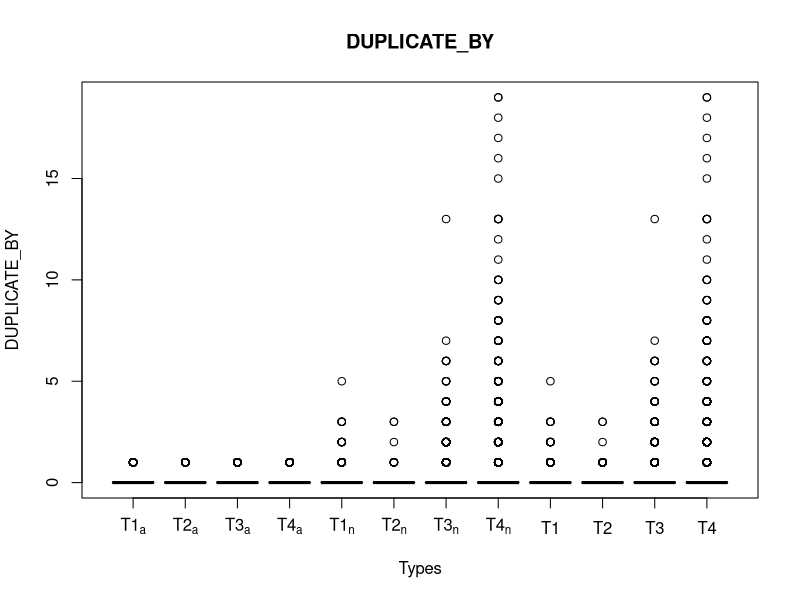
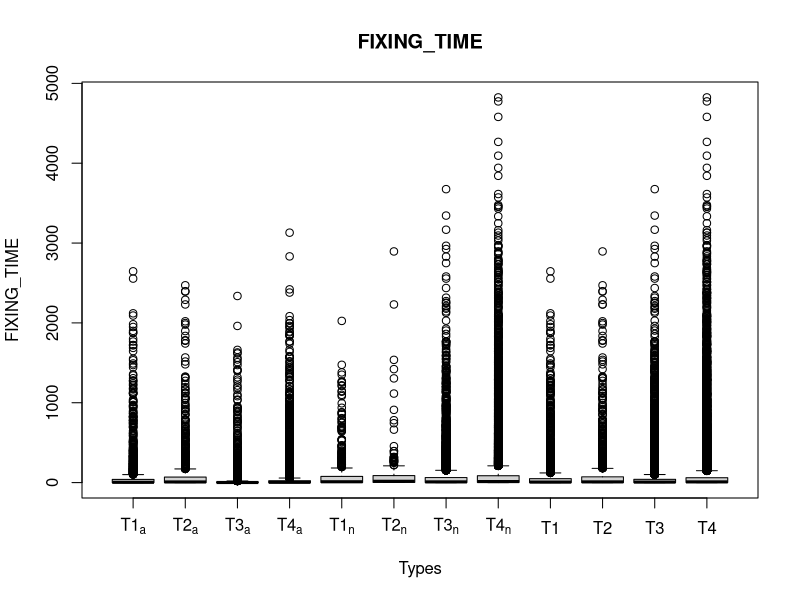
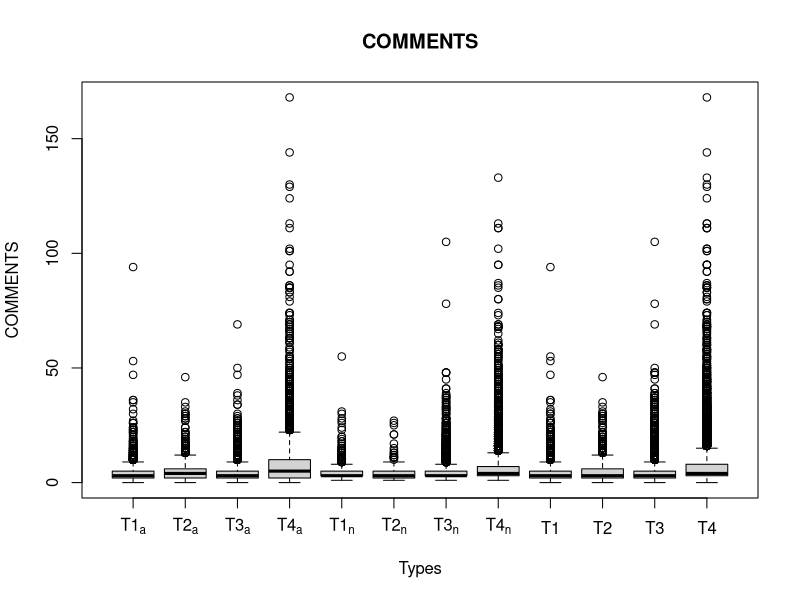
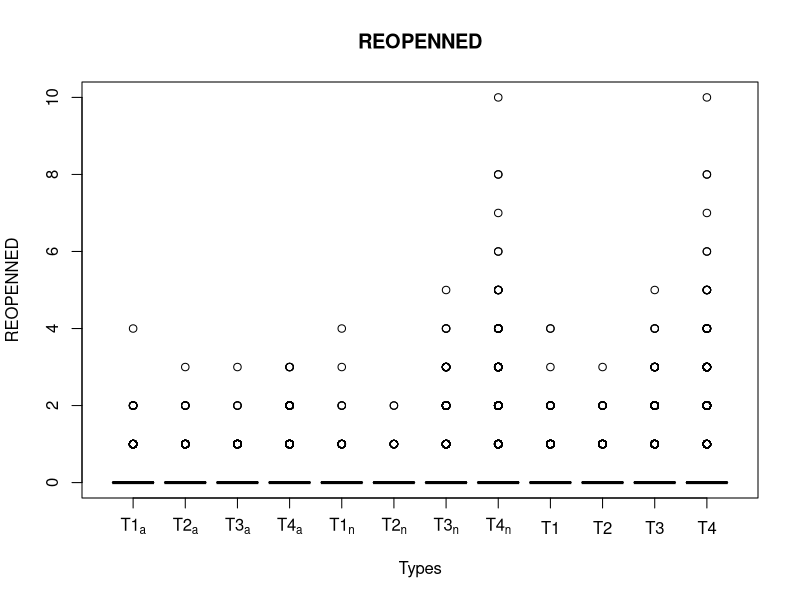
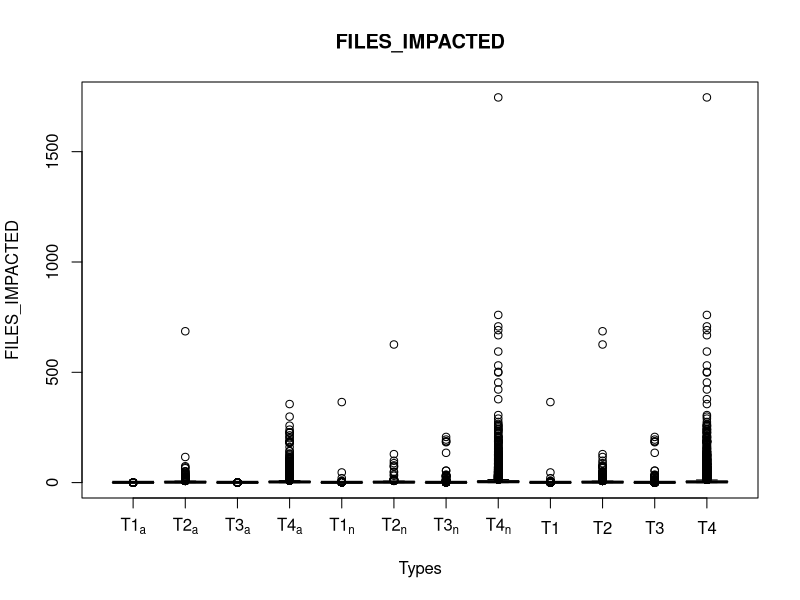

Generate these figures, in order, with R: (Note: this script raises an error after producing the figures.)
#!/usr/bin/env Rscript

#File reading and variables declarations
apache.t1 <- read.csv(file="ap_t1.csv",head=TRUE,sep=",")
apache.t2 <- read.csv(file="ap_t2.csv",head=TRUE,sep=",")
apache.t3 <- read.csv(file="ap_t3.csv",head=TRUE,sep=",")
apache.t4 <- read.csv(file="ap_t4.csv",head=TRUE,sep=",")
apache.t1t2 <- rbind(apache.t1, apache.t2)
apache.t1t3 <- rbind(apache.t1, apache.t3)
apache.t1t4 <- rbind(apache.t1, apache.t4)
apache.t3t4 <- rbind(apache.t3, apache.t4)
apache.t2t4 <- rbind(apache.t2, apache.t4)
apache.t2t3 <- rbind(apache.t2, apache.t3)

netbeans.t1 <- read.csv(file="nb_t1.csv",head=TRUE,sep=",")
netbeans.t2 <- read.csv(file="nb_t2.csv",head=TRUE,sep=",")
netbeans.t3 <- read.csv(file="nb_t3.csv",head=TRUE,sep=",")
netbeans.t4 <- read.csv(file="nb_t4.csv",head=TRUE,sep=",")
netbeans.t1t2 <- rbind(netbeans.t1, netbeans.t2)
netbeans.t1t3 <- rbind(netbeans.t1, netbeans.t3)
netbeans.t1t4 <- rbind(netbeans.t1, netbeans.t4)
netbeans.t3t4 <- rbind(netbeans.t3, netbeans.t4)
netbeans.t2t4 <- rbind(netbeans.t2, netbeans.t4)
netbeans.t2t3 <- rbind(netbeans.t2, netbeans.t3)

all.t1 <- read.csv(file="t1.csv",head=TRUE,sep=",")
all.t2 <- read.csv(file="t2.csv",head=TRUE,sep=",")
all.t3 <- read.csv(file="t3.csv",head=TRUE,sep=",")
all.t4 <- read.csv(file="t4.csv",head=TRUE,sep=",")
all.t1t2 <- rbind(all.t1, all.t2)
all.t1t3 <- rbind(all.t1, all.t3)
all.t1t4 <- rbind(all.t1, all.t4)
all.t3t4 <- rbind(all.t3, all.t4)
all.t2t4 <- rbind(all.t2, all.t4)
all.t2t3 <- rbind(all.t2, all.t3)

#Global variable for significance percentage
stats.sig <<- 0
stats.unsig <<- 0

# Given types and type combination, this function returns wilcox tests and the related descriptive Statistics
wilcoxEcosystem <- function(t1, t2, t3, t4, ct1t2, ct1t3, ct1t4, ct3t4, ct2t4, ct2t3, columnName){

  result <- list (
    t1t2 = wilcox.test(t1[[columnName]], t2[[columnName]]),
    t1t3 = wilcox.test(t1[[columnName]], t3[[columnName]]),
    t1t4 = wilcox.test(t1[[columnName]], t4[[columnName]]),
    t2t3 = wilcox.test(t2[[columnName]], t3[[columnName]]),
    t2t4 = wilcox.test(t2[[columnName]], t4[[columnName]]),
    t3t4 = wilcox.test(t3[[columnName]], t4[[columnName]]),
    t1t2vt3t4 = wilcox.test(ct1t2[[columnName]], ct3t4[[columnName]]),
    t1t3vt2t4 = wilcox.test(ct1t3[[columnName]], ct2t4[[columnName]]),
    t1t4vt2t3 = wilcox.test(ct1t4[[columnName]], ct2t3[[columnName]]),
    descriptiveStats = computeDescriptiveStats(t1, t2, t3, t4, ct1t2, ct1t3, ct1t4, ct3t4, ct2t4, ct2t3, columnName)
  )

  return(result)
}

#Generates a boxplot
boxplotEcosystem <- function(columnName){
  box <- boxplot(
    apache.t1[[columnName]],
    apache.t2[[columnName]],
    apache.t3[[columnName]],
    apache.t4[[columnName]],
    netbeans.t1[[columnName]],
    netbeans.t2[[columnName]],
    netbeans.t3[[columnName]],
    netbeans.t4[[columnName]],
    all.t1[[columnName]],
    all.t2[[columnName]],
    all.t3[[columnName]],
    all.t4[[columnName]],
    main=columnName,
    names = c(
      expression('T1'[a]),expression('T2'[a]),expression('T3'[a]),expression('T4'[a]),
      expression('T1'[n]),expression('T2'[n]),expression('T3'[n]),expression('T4'[n]),
      expression(T1),expression(T2),expression(T3),expression(T4)
      ),
  	xlab="Types", ylab=columnName)

  mytable <- box$stats
  colnames(mytable)<-box$names
  rownames(mytable)<-c('min','lower quartile','median','upper quartile','max')
  print(mytable)
}

# The results are intended as statistically significant at α = 0.05.
# W. J. Conover, Practical Nonparametric Statistics, 3rd ed. Wiley, 1998
isStatisticallySignificant <- function(value){
  #print(value)
  if (value < 0.05 || is.nan(value)) {
    stats.sig <<- stats.sig + 1
    return("✓ (< 0.05)")
  } else {
    stats.unsig <<- stats.unsig + 1
    return(paste("✕ (", round(value, digits=2), ")", sep = ""))
  }
}

#Compute descriptive Statistics for a column
computeDescriptiveStatForColumn <- function (table, columnName, total){

  mean <- round(mean(table[[columnName]]), digits = 3)
  sum <- sum(table[[columnName]])
  median <- round(median(table[[columnName]]), digits = 3)
  perc <- round(sum(table[[columnName]]) / total * 100, digits = 1)
  std <- round(sd(table[[columnName]]), digits = 1)
  toString <- paste("μ:", mean, "∑:", sum, "x:", median, "%:", perc, "σX", std, sep = ",")

  result <- list (
    mean = mean,
    sum = sum,
    median = median,
    perc = perc,
    std = std,
    toString = toString
  )
}

# Compute descriptive Stats for each type
computeDescriptiveStats <- function(t1, t2, t3, t4, ct1t2, ct1t3, ct1t4, ct3t4, ct2t4, ct2t3, columnName){

  total <- (sum(t1[[columnName]]) + sum(t2[[columnName]]) + sum(t3[[columnName]]) + sum(t4[[columnName]]))

  result <- list(

    t1 = computeDescriptiveStatForColumn(t1, columnName, total),
    t2 = computeDescriptiveStatForColumn(t2, columnName, total),
    t3 = computeDescriptiveStatForColumn(t3, columnName, total),
    t4 = computeDescriptiveStatForColumn(t4, columnName, total),
    t1t2 = computeDescriptiveStatForColumn(ct1t2, columnName, total),
    t1t3 = computeDescriptiveStatForColumn(ct1t3, columnName, total),
    t1t4 = computeDescriptiveStatForColumn(ct1t4, columnName, total),
    t3t4 = computeDescriptiveStatForColumn(ct3t4, columnName, total),
    t2t4 = computeDescriptiveStatForColumn(ct2t4, columnName, total),
    t2t3 = computeDescriptiveStatForColumn(ct2t3, columnName, total)
  )
}

# compute wilcox tests and chi-square test for each ecosystem
statsTest <- function(columnName){

  boxplotEcosystem(columnName)

  #Apache
  print("APACHE")
  aWilcox <- wilcoxEcosystem(apache.t1, apache.t2, apache.t3, apache.t4, apache.t1t2, apache.t1t3, apache.t1t4, apache.t3t4, apache.t2t4, apache.t2t3, columnName)

  #Netbeans
  print("Netbeans")
  nWilcox <- wilcoxEcosystem(netbeans.t1, netbeans.t2, netbeans.t3, netbeans.t4, netbeans.t1t2, netbeans.t1t3, netbeans.t1t4, netbeans.t3t4, netbeans.t2t4, netbeans.t2t3, columnName)

  #All
  print("All")
  allWilcox <- wilcoxEcosystem(all.t1, all.t2, all.t3, all.t4, all.t1t2, all.t1t3, all.t1t4, all.t3t4, all.t2t4, all.t2t3, columnName)

  freqs = c(
    aWilcox$descriptiveStats$t1$sum,
    aWilcox$descriptiveStats$t2$sum,
    aWilcox$descriptiveStats$t3$sum,
    aWilcox$descriptiveStats$t4$sum,
    nWilcox$descriptiveStats$t1$sum,
    nWilcox$descriptiveStats$t2$sum,
    nWilcox$descriptiveStats$t3$sum,
    nWilcox$descriptiveStats$t4$sum
  )

  freqsCumul = c(
    aWilcox$descriptiveStats$t1t2$sum,
    nWilcox$descriptiveStats$t3t4$sum
  )

  freqsCumulTwo = c(
    aWilcox$descriptiveStats$t1t3$sum,
    nWilcox$descriptiveStats$t2t4$sum
  )

  data.matrix = matrix(freqs, nrow=2)
  dimnames(data.matrix) = list(ecosystem=c("Apache","Netbeans"), types=c("T1","T2","T3", "T4"))

  data.cumul.matrix = matrix(freqsCumul, nrow=1)
  data.cumul.two.matrix = matrix(freqsCumulTwo, nrow=1)

  result <- list(
    aWilcox = aWilcox,
    nWilcox = nWilcox,
    allWilcox = allWilcox,
    sum.matrix =  data.matrix,
    chisq.sum = round(chisq.test(data.matrix)$p.value, digits = 3),
    chisq.cumul.sum = round(chisq.test(data.cumul.matrix)$p.value, digits = 3),
    chisq.cumul.two.sum = round(chisq.test(data.cumul.two.matrix)$p.value, digits = 3)
  )

  return(result)
}

#Builds a string intended to be eval'd
evalDescriptiveMetric <- function(metric, desc, dataset, type){
  return (paste(metric, "$", dataset, "$descriptiveStats$t", type, "$", desc,sep=""))
}

#Builds a string intended to be eval'd
evalQuantitativeMetric <- function(metric, tin, tout, dataset){

  if(tin == tout){
    return("na")
  }else if(tout < tin){
    return(paste("isStatisticallySignificant(", metric, "$", dataset, "$t", tout, "t", tin, "$p.value)",sep=""))
  }else{
    return(paste("isStatisticallySignificant(", metric, "$", dataset, "$t", tin, "t", tout, "$p.value)",sep=""))
  }
}

#  We followed the guidelines in [21] to interpret the effect size values:
#  small for d < 0.33 (positive as well as negative values), medium for 0.33 ≤ d < 0.474 and large for d ≥ 0.474.
# W. J. Conover, Practical Nonparametric Statistics, 3rd ed. Wiley, 1998
effectSizeValue <- function(value){

  if(value < 0.01){
    return("<0.01")
  }else if(value <0.05){
    return("<0.05")
  }else if(value < 0.33){
    return (paste("small (", value, ")", sep = ""))
  }else if(value < 0.474){
    return (paste("medium (", value, ")", sep = ""))
  }else {
    return (paste("large (", value, ")", sep = ""))
  }
}

buildRQOneMatrix <- function(){

  sumApache <-  nrow(apache.t1) + nrow(apache.t2) + nrow(apache.t3) + nrow(apache.t4)

  sumNetbeans <-  nrow(netbeans.t1) + nrow(netbeans.t2) + nrow(netbeans.t3) + nrow(netbeans.t4)

  sumAll <- sumApache + sumNetbeans

  chisqAll <- effectSizeValue(round(
    chisq.test(
      matrix(
      c(
        nrow(apache.t1),
        nrow(apache.t2),
        nrow(apache.t3),
        nrow(apache.t4),
        nrow(netbeans.t1),
        nrow(netbeans.t2),
        nrow(netbeans.t3),
        nrow(netbeans.t4),
        nrow(all.t1),
        nrow(all.t2),
        nrow(all.t3),
        nrow(all.t4)
      ), nrow=3)
    )$p.value,
    digits = 3
  ))

  chisqCombined <- effectSizeValue(round(
    chisq.test(
      matrix(
      c(
        nrow(apache.t1t2),
        nrow(apache.t3t4),
        nrow(netbeans.t1t2),
        nrow(netbeans.t3t4),
        nrow(all.t1t2),
        nrow(all.t3t4)
      ), nrow=3)
    )$p.value,
    digits = 3
  ))

  chisqCombinedTwo <- effectSizeValue(round(
    chisq.test(
      matrix(
      c(
        nrow(apache.t1t3),
        nrow(apache.t2t4),
        nrow(netbeans.t1t3),
        nrow(netbeans.t2t4),
        nrow(all.t1t3),
        nrow(all.t2t4)
      ), nrow=3)
    )$p.value,
    digits = 3
  ))

  rqOneMatrix <- matrix(
    c(
      "Ecosystem", "T1","T2","T3","T4", "chisq",
      # Ends of head line
      "Apache",
      paste(nrow(apache.t1), " (", round(nrow(apache.t1)/sumApache*100, digits=1), "%)"),
      paste(nrow(apache.t2), " (", round(nrow(apache.t2)/sumApache*100, digits=1), "%)"),
      paste(nrow(apache.t3), " (", round(nrow(apache.t3)/sumApache*100, digits=1), "%)"),
      paste(nrow(apache.t4), " (", round(nrow(apache.t4)/sumApache*100, digits=1), "%)"),
      chisqAll,
      # Ends of first line about APache
      # Line about netbeans
      "Netbeans",
      paste(nrow(netbeans.t1), " (", round(nrow(netbeans.t1)/sumNetbeans*100, digits=1), "%)"),
      paste(nrow(netbeans.t2), " (", round(nrow(netbeans.t2)/sumNetbeans*100, digits=1), "%)"),
      paste(nrow(netbeans.t3), " (", round(nrow(netbeans.t3)/sumNetbeans*100, digits=1), "%)"),
      paste(nrow(netbeans.t4), " (", round(nrow(netbeans.t4)/sumNetbeans*100, digits=1), "%)"),
      chisqAll,
      # Ends of first line about netbeans
      # Line about overall
      "Overall",
      paste(nrow(all.t1), " (", round(nrow(all.t1)/sumAll*100, digits=1), "%)"),
      paste(nrow(all.t2), " (", round(nrow(all.t2)/sumAll*100, digits=1), "%)"),
      paste(nrow(all.t3), " (", round(nrow(all.t3)/sumAll*100, digits=1), "%)"),
      paste(nrow(all.t4), " (", round(nrow(all.t4)/sumAll*100, digits=1), "%)"),
      chisqAll,
      # Ends of first line about overall
      # Heads line combining
      "Ecosystem", "T1T2", "", "T3T4", "", "chisq",
      #Combined APache
      "Apache",
      paste(nrow(apache.t1t2), " (", round(nrow(apache.t1t2)/sumApache*100, digits=1), "%)"), "",
      paste(nrow(apache.t3t4), " (", round(nrow(apache.t3t4)/sumApache*100, digits=1), "%)"), "",
      chisqCombined,
      # Ends of first line about APache
      #Combined Netbeans
      "Netbeans",
      paste(nrow(netbeans.t1t2), " (", round(nrow(netbeans.t1t2)/sumNetbeans*100, digits=1), "%)"), "",
      paste(nrow(netbeans.t3t4), " (", round(nrow(netbeans.t3t4)/sumNetbeans*100, digits=1), "%)"), "",
      chisqCombined,
      # Ends of first line about Netbeans
      #Combined All
      "All",
      paste(nrow(all.t1t2), " (", round(nrow(all.t1t2)/sumAll*100, digits=1), "%)"), "",
      paste(nrow(all.t3t4), " (", round(nrow(all.t3t4)/sumAll*100, digits=1), "%)"), "",
      chisqCombined,
      # Ends of first line about All
      # Heads line combining
      "Ecosystem", "T1T3", "", "T2T4", "", "chisq",
      #Combined APache
      "Apache",
      paste(nrow(apache.t1t3), " (", round(nrow(apache.t1t3)/sumApache*100, digits=1), "%)"), "",
      paste(nrow(apache.t2t4), " (", round(nrow(apache.t2t4)/sumApache*100, digits=1), "%)"), "",
      chisqCombinedTwo,
      # Ends of first line about APache
      #Combined Netbeans
      "Netbeans",
      paste(nrow(netbeans.t1t3), " (", round(nrow(netbeans.t1t3)/sumNetbeans*100, digits=1), "%)"), "",
      paste(nrow(netbeans.t2t4), " (", round(nrow(netbeans.t2t4)/sumNetbeans*100, digits=1), "%)"), "",
      chisqCombinedTwo,
      # Ends of first line about Netbeans
      #Combined All
      "All",
      paste(nrow(all.t1t3), " (", round(nrow(all.t1t3)/sumAll*100, digits=1), "%)"), "",
      paste(nrow(all.t2t4), " (", round(nrow(all.t2t4)/sumAll*100, digits=1), "%)"), "",
      chisqCombinedTwo
      # Ends of first line about All
    ),
    nrow=12,
    ncol=6,
    byrow=TRUE
  )

  write.table(rqOneMatrix, file="rqOneMatrix.csv", quote = FALSE, sep = ";", row.names = FALSE,col.names = FALSE)
  print(rqOneMatrix)
}

#Builds the results matrixes
buildRQTwoMatrix <- function(rDup,rTime,rCom,rReop,rFiles,rSeverity, rChange,rHunks,rChurns){


  matrix <- matrix(
    c("Ecosys","Types","Metric","μ", "∑", "x", "σX", "%","T1","T2","T3","T4"),
    nrow=109,
    ncol=12,
    byrow = TRUE
  )

  matrixCombined <- matrix(
    c("Ecosys", "metric", "t1t2", "","","","", "t3t4", "","","","", "wilcox",  #15
      "", "", "μ", "∑", "x", "σX", "%", "μ", "∑", "x", "σX", "%", ""
    ),
    nrow=30,
    ncol=13,
    byrow=TRUE
  )

  matrixCombinedTwo <- matrix(
    c("Ecosys", "metric", "t1t3", "","","","", "t2t4", "","","","", "wilcox",  #15
      "", "", "μ", "∑", "x", "σX", "%", "μ", "∑", "x", "σX", "%", ""
    ),
    nrow=30,
    ncol=13,
    byrow=TRUE
  )

  matrixChisq <- matrix(
    c("Ecosys", "metric", "p-value all", "p-value t1t2 vs t3t4", "p-value t1t3 vs t2t4"),
    nrow=28,
    ncol=5,
    byrow=TRUE
  )

  na <- "n.a"
  types <- 1:4
  combinedType <- c("t1t2", "t2t3")
  datasets <- c("aWilcox", "nWilcox", "allWilcox")
  metrics <- c("rDup","rTime","rCom","rReop","rFiles","rSeverity", "rChange","rHunks","rChurns")
  metricsName <- c("Dup.","Tim.","Com.","Reo.","Fil.","Sev.", "Cha.","Hun.","Chur.")
  currRow <- 1
  currCombinedRow <- 2

  for(dataset in datasets) {

    currMetricName <- 0

    for (metric in metrics) {

      currCombinedRow <- currCombinedRow + 1
      currMetricName <- currMetricName + 1

      # Generate table of chi-square tests for all combination
      matrixChisq[currCombinedRow-1, ] = c(
        dataset,
        metricsName[currMetricName],
        eval(parse(text=paste("effectSizeValue(", metric, "$chisq.sum)", sep = ""))),
        eval(parse(text=paste("effectSizeValue(", metric, "$chisq.cumul.sum)", sep = ""))),
        eval(parse(text=paste("effectSizeValue(", metric, "$chisq.cumul.two.sum)", sep = "")))
      )

      #Generate comparative table for t1t2 v. t3t4
      matrixCombined[currCombinedRow, ] = c(
        dataset,
        metricsName[currMetricName],
        eval(parse(text=evalDescriptiveMetric(metric, "mean", dataset, "1t2"))),
        eval(parse(text=evalDescriptiveMetric(metric, "sum", dataset, "1t2"))),
        eval(parse(text=evalDescriptiveMetric(metric, "median", dataset, "1t2"))),
        eval(parse(text=evalDescriptiveMetric(metric, "std", dataset, "1t2"))),
        eval(parse(text=evalDescriptiveMetric(metric, "perc", dataset, "1t2"))),
        eval(parse(text=evalDescriptiveMetric(metric, "mean", dataset, "3t4"))),
        eval(parse(text=evalDescriptiveMetric(metric, "sum", dataset, "3t4"))),
        eval(parse(text=evalDescriptiveMetric(metric, "median", dataset, "3t4"))),
        eval(parse(text=evalDescriptiveMetric(metric, "std", dataset, "3t4"))),
        eval(parse(text=evalDescriptiveMetric(metric, "perc", dataset, "3t4"))),
        eval(parse(text=evalQuantitativeMetric(metric, "1t2v", "3t4", dataset)))
      )

      #Generate comparative table for t1t3 v. t2t4
      matrixCombinedTwo[currCombinedRow, ] = c(
        dataset,
        metricsName[currMetricName],
        eval(parse(text=evalDescriptiveMetric(metric, "mean", dataset, "1t3"))),
        eval(parse(text=evalDescriptiveMetric(metric, "sum", dataset, "1t3"))),
        eval(parse(text=evalDescriptiveMetric(metric, "median", dataset, "1t3"))),
        eval(parse(text=evalDescriptiveMetric(metric, "std", dataset, "1t3"))),
        eval(parse(text=evalDescriptiveMetric(metric, "perc", dataset, "1t3"))),
        eval(parse(text=evalDescriptiveMetric(metric, "mean", dataset, "2t4"))),
        eval(parse(text=evalDescriptiveMetric(metric, "sum", dataset, "2t4"))),
        eval(parse(text=evalDescriptiveMetric(metric, "median", dataset, "2t4"))),
        eval(parse(text=evalDescriptiveMetric(metric, "std", dataset, "2t4"))),
        eval(parse(text=evalDescriptiveMetric(metric, "perc", dataset, "2t4"))),
        eval(parse(text=evalQuantitativeMetric(metric, "1t3v", "2t4", dataset)))
      )

    }

    for(type in types) {

      currMetricName <- 0

      for (metric in metrics) {

          currRow <- currRow + 1
          currMetricName <- currMetricName + 1

          #Generate the comparative table for each type
          matrix[currRow, ] = c(
            dataset,
            paste("T", type, sep=""),
            metricsName[currMetricName],
            eval(parse(text=evalDescriptiveMetric(metric, "mean", dataset, type))),
            eval(parse(text=evalDescriptiveMetric(metric, "sum", dataset, type))),
            eval(parse(text=evalDescriptiveMetric(metric, "median", dataset, type))),
            eval(parse(text=evalDescriptiveMetric(metric, "std", dataset, type))),
            eval(parse(text=evalDescriptiveMetric(metric, "perc", dataset, type))),
            eval(parse(text=evalQuantitativeMetric(metric, type, 1, dataset))),
            eval(parse(text=evalQuantitativeMetric(metric, type, 2, dataset))),
            eval(parse(text=evalQuantitativeMetric(metric, type, 3, dataset))),
            eval(parse(text=evalQuantitativeMetric(metric, type, 4, dataset)))
          )
      }
    }
  }

  #Write the results to csv
  write.table(matrix, file="result.csv", quote = FALSE, sep = ";", row.names = FALSE,col.names = FALSE)

  write.table(matrixCombined, file="resultCombined.csv", quote = FALSE, sep = ";", row.names = FALSE,col.names = FALSE)

  write.table(matrixCombinedTwo, file="resultCombinedTwo.csv", quote = FALSE, sep = ";", row.names = FALSE,col.names = FALSE)

  write.table(matrixChisq, file="resultChisq.csv", quote = FALSE, sep = ";", row.names = FALSE,col.names = FALSE)

  #Print the results to the consol
  print(matrix)
  print(matrixCombined)
  print(matrixCombinedTwo)
  print(matrixChisq)

}

buildRQOneMatrix()


rDup <- statsTest("DUPLICATE_BY")
print("DUPLICATE_BY")
rTime <- statsTest("FIXING_TIME")
print("FIXING_TIME")
rCom <- statsTest("COMMENTS")
print("COMMENTS")
rReop <- statsTest("REOPENNED")
print("REOPENNED")
rFiles <- statsTest("FILES_IMPACTED")
print("FILES_IMPACTED")
rSeverity <- statsTest("SEVERITY")
print("SEVERITY")
rChange <- statsTest("CHANGESET_REQUIRED")
print("CHANGESET_REQUIRED")
rHunks <- statsTest("HUNKS")
print("HUNKS")
rChurns <- statsTest("CHURNS")
print("CHURNS")

buildRQTwoMatrix(rDup,rTime,rCom,rReop,rFiles,rSeverity, rChange,rHunks,rChurns)

print(paste(round(stats.sig/(stats.sig+stats.unsig)*100, digits=2), "% statistically significant (", stats.sig/4, "/", (stats.unsig+stats.sig)/4, ")",sep=""))

#printResult("rDup", rDup)
#printResult("rTime", rTime)
#printResult("rCom", rCom)
#printResult("rReop", rReop)
#printResult("rFiles", rFiles)
#printResult("rChange", rChange)
#printResult("rHunks", rHunks)
#printResult("rChurns", rChurns)
